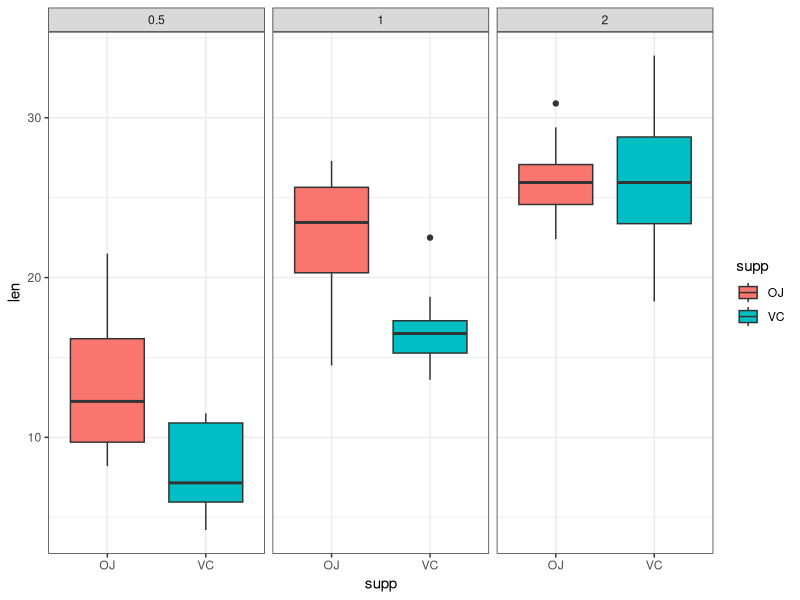

Generate this figure with R:
## ---- chunk 1
data(ToothGrowth)
## ---- chunk 2
str(ToothGrowth)
## ---- chunk 3
dim(ToothGrowth)
## ---- chunk 4
names(ToothGrowth)
## ---- chunk 5
head(ToothGrowth)
## ---- chunk 6
library(ggplot2)
## ---- chunk 7
ggplot(data = ToothGrowth, mapping = aes(supp, len), size = 1) + geom_boxplot(aes(fill=supp)) + facet_wrap(~dose) + theme_bw()
## ---- chunk 8
VC_effect_.5 = ToothGrowth$len[ToothGrowth$supp == 'VC' & ToothGrowth$dose == .5]
OJ_effect_.5 = ToothGrowth$len[ToothGrowth$supp == 'OJ' & ToothGrowth$dose == .5]
VC_effect_1 = ToothGrowth$len[ToothGrowth$supp == 'VC' & ToothGrowth$dose == 1]
OJ_effect_1 = ToothGrowth$len[ToothGrowth$supp == 'OJ' & ToothGrowth$dose == 1]
VC_effect_2 = ToothGrowth$len[ToothGrowth$supp == 'VC' & ToothGrowth$dose == 2]
OJ_effect_2 = ToothGrowth$len[ToothGrowth$supp == 'OJ' & ToothGrowth$dose == 2]
## ---- chunk 9
t.test(OJ_effect_2, VC_effect_2, alternative = "two.sided", paired=FALSE, var.equal=FALSE)
## ---- chunk 10
rbind(
  t.test(OJ_effect_1, OJ_effect_.5, alternative = "two.sided", paired=FALSE, var.equal=FALSE)$p.value[1:1], 
  t.test(OJ_effect_2, OJ_effect_1, alternative = "two.sided", paired=FALSE, var.equal=FALSE)$p.value[1:1], 
  t.test(VC_effect_1, VC_effect_.5, alternative = "two.sided", paired=FALSE, var.equal=FALSE)$p.value[1:1], 
  t.test(VC_effect_2, VC_effect_1, alternative = "two.sided", paired=FALSE, var.equal=FALSE)$p.value[1:1])
## ---- chunk 11
VC_effect_.5 = ToothGrowth$len[ToothGrowth$supp == 'VC' & ToothGrowth$dose == .5]
OJ_effect_.5 = ToothGrowth$len[ToothGrowth$supp == 'OJ' & ToothGrowth$dose == .5]
VC_effect_1 = ToothGrowth$len[ToothGrowth$supp == 'VC' & ToothGrowth$dose == 1]
OJ_effect_1 = ToothGrowth$len[ToothGrowth$supp == 'OJ' & ToothGrowth$dose == 1]
VC_effect_2 = ToothGrowth$len[ToothGrowth$supp == 'VC' & ToothGrowth$dose == 2]
OJ_effect_2 = ToothGrowth$len[ToothGrowth$supp == 'OJ' & ToothGrowth$dose == 2]
## ---- chunk 12
summary(ToothGrowth)
## ---- chunk 13
by(ToothGrowth$len, INDICES = list(ToothGrowth$supp, ToothGrowth$dose), summary)
